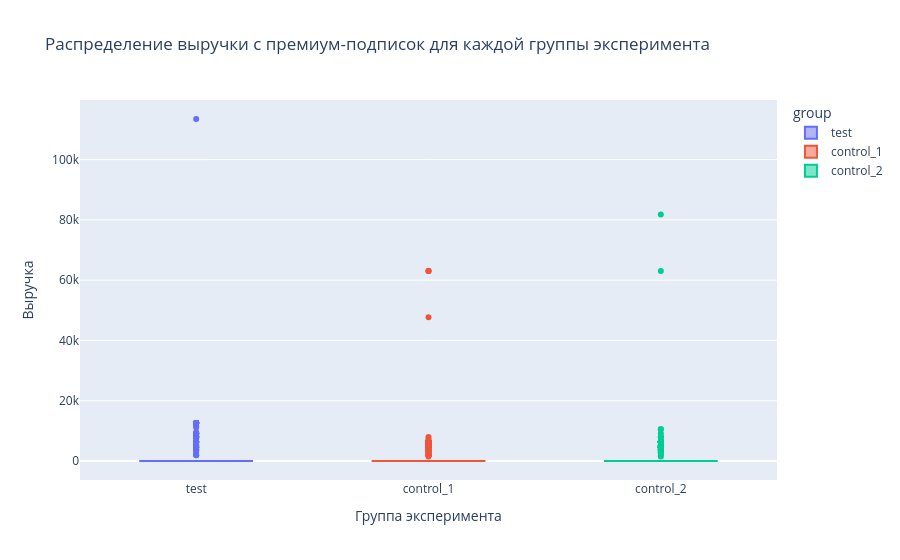

This figure's notebook cell:
### Markdown cell above
Учитывая средние значения по выручке, которые мы смотрели выше, выбросы в данных действительно есть. Визуализируем распределения с помощью boxplot, чтобы наглядно увидеть все выбросы

### Code cell
# визуализация распределений выручки по группам
fig = px.box(
    premium_revenue_copy,
    x='group',
    y='premium_revenue',
    color='group',
    title='Распределение выручки с премиум-подписок для каждой группы эксперимента'
)

fig.update_layout(
    yaxis_title='Выручка',
    xaxis_title='Группа эксперимента',
)

fig.show()

### Figure 1 — Plotly figure (JSON) as saved in the notebook; plotly's stock layout.template omitted (floating-point values rounded to 4 significant figures; data arrays with more than 128 entries replaced by an {"elided": "..."} marker saying what was removed)
{"data": [{"alignmentgroup": "True", "hovertemplate": "group=%{x}<br>premium_revenue=%{y}<extra></extra>", "legendgroup": "test", "marker": {"color": "#636efa"}, "name": "test", "notched": false, "offsetgroup": "test", "orientation": "v", "showlegend": true, "type": "box", "x": {"elided": "4271 str values"}, "x0": " ", "xaxis": "x", "y": {"elided": "4271 int values"}, "y0": " ", "yaxis": "y"}, {"alignmentgroup": "True", "hovertemplate": "group=%{x}<br>premium_revenue=%{y}<extra></extra>", "legendgroup": "control_1", "marker": {"color": "#EF553B"}, "name": "control_1", "notched": false, "offsetgroup": "control_1", "orientation": "v", "showlegend": true, "type": "box", "x": {"elided": "4321 str values"}, "x0": " ", "xaxis": "x", "y": {"elided": "4321 int values"}, "y0": " ", "yaxis": "y"}, {"alignmentgroup": "True", "hovertemplate": "group=%{x}<br>premium_revenue=%{y}<extra></extra>", "legendgroup": "control_2", "marker": {"color": "#00cc96"}, "name": "control_2", "notched": false, "offsetgroup": "control_2", "orientation": "v", "showlegend": true, "type": "box", "x": {"elided": "4240 str values"}, "x0": " ", "xaxis": "x", "y": {"elided": "4240 int values"}, "y0": " ", "yaxis": "y"}], "layout": {"boxmode": "overlay", "legend": {"title": {"text": "group"}, "tracegroupgap": 0}, "title": {"text": "Распределение выручки с премиум-подписок для каждой группы эксперимента"}, "xaxis": {"anchor": "y", "categoryarray": ["test", "control_1", "control_2"], "categoryorder": "array", "domain": [0, 1], "title": {"text": "Группа эксперимента"}}, "yaxis": {"anchor": "x", "domain": [0, 1], "title": {"text": "Выручка"}}}}
